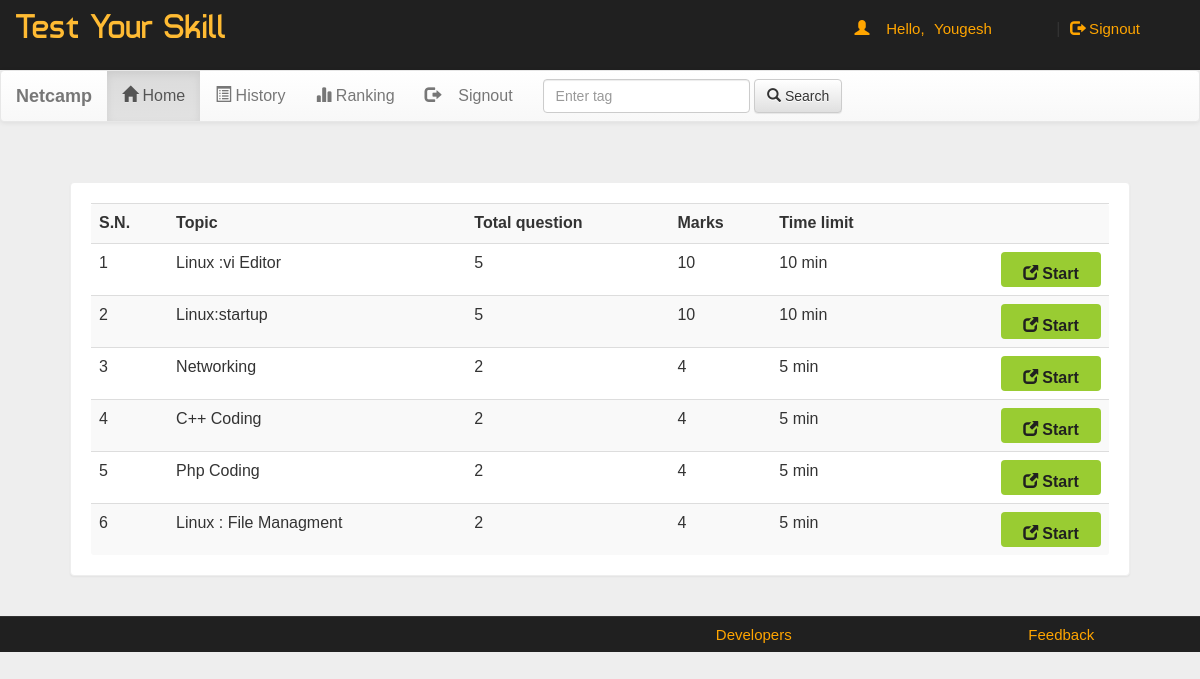
Screenshot of /account.php?q=1 (signed in) with the database file from the repository.
### tables this page shows
CREATE TABLE `quiz` (
  `eid` text NOT NULL,
  `title` varchar(100) NOT NULL,
  `sahi` int(11) NOT NULL,
  `wrong` int(11) NOT NULL,
  `total` int(11) NOT NULL,
  `time` bigint(20) NOT NULL,
  `intro` text NOT NULL,
  `tag` varchar(100) NOT NULL,
  `date` timestamp NOT NULL DEFAULT current_timestamp() ON UPDATE current_timestamp()
);

### account.php (the view, shortened to what this page needs)
<!DOCTYPE html PUBLIC "-//W3C//DTD XHTML 1.0 Transitional//EN" "http://www.w3.org/TR/xhtml1/DTD/xhtml1-transitional.dtd">
<html xmlns="http://www.w3.org/1999/xhtml">
<head>
<link  rel="stylesheet" href="css/bootstrap.min.css"/>
 <link  rel="stylesheet" href="css/bootstrap-theme.min.css"/>
 <link rel="stylesheet" href="css/main.css">
 <link  rel="stylesheet" href="css/font.css">
</head>
<body>
<div class="header">
<div class="row">
<div class="col-lg-6">
<span class="logo">Test Your Skill</span></div>
<div class="col-md-4 col-md-offset-2">
 <?php
 include_once 'dbConnection.php';
  if(!(isset($_SESSION['email']))){
header("location:index.php");
}
else
{
$name = $_SESSION['name'];
$email=$_SESSION['email'];
echo '<span class="pull-right top title1" ><span class="log1"><span class="glyphicon glyphicon-user" aria-hidden="true"></span>&nbsp;&nbsp;&nbsp;&nbsp;Hello,</span> <a href="account.php?q=1" class="log log1">'.$name.'</a>&nbsp;|&nbsp;<a href="logout.php?q=account.php" class="log"><span class="glyphicon glyphicon-log-out" aria-hidden="true"></span>&nbsp;Signout</button></a></span>';
}?>
</div>
</div></div>
<div class="bg">
<nav class="navbar navbar-default title1">
  <div class="container-fluid">
    <div class="navbar-header">
      <a class="navbar-brand" href="#"><b>Netcamp</b></a>
    </div>
    <div class="collapse navbar-collapse" id=" ">
      <ul class="nav navbar-nav">
        <li <?php if(@$_GET['q']==1) echo'class="active"'; ?> ><a href="account.php?q=1"><span class="glyphicon glyphicon-home" aria-hidden="true"></span>&nbsp;Home<span class="sr-only">(current)</span></a></li>
        <li <?php if(@$_GET['q']==2) echo'class="active"'; ?>><a href="account.php?q=2"><span class="glyphicon glyphicon-list-alt" aria-hidden="true"></span>&nbsp;History</a></li>
		<li <?php if(@$_GET['q']==3) echo'class="active"'; ?>><a href="account.php?q=3"><span class="glyphicon glyphicon-stats" aria-hidden="true"></span>&nbsp;Ranking</a></li>
		<li class="pull-right"> <a href="logout.php?q=account.php"><span class="glyphicon glyphicon-log-out" aria-hidden="true"></span>&nbsp;&nbsp;&nbsp;&nbsp;Signout</a></li>
		</ul>
            <form class="navbar-form navbar-left" role="search">
        <div class="form-group">
          <input type="text" class="form-control" placeholder="Enter tag ">
        </div>
        <button type="submit" class="btn btn-default"><span class="glyphicon glyphicon-search" aria-hidden="true"></span>&nbsp;Search</button>
      </form>
      </div>
  </div>
</nav>
<div class="container">
<div class="row">
<div class="col-md-12">
<?php if(@$_GET['q']==1) {
$result = mysqli_query($con,"SELECT * FROM quiz ORDER BY date DESC") or die('Error');
echo  '<div class="panel"><div class="table-responsive"><table class="table table-striped title1">
<tr><td><b>S.N.</b></td><td><b>Topic</b></td><td><b>Total question</b></td><td><b>Marks</b></td><td><b>Time limit</b></td><td></td></tr>';
$c=1;
while($row = mysqli_fetch_array($result)) {
	$title = $row['title'];
	$total = $row['total'];
	$sahi = $row['sahi'];
    $time = $row['time'];
	$eid = $row['eid'];
$q12=mysqli_query($con,"SELECT score FROM history WHERE eid='$eid' AND email='$email'" )or die('Error98');
$rowcount=mysqli_num_rows($q12);
if($rowcount == 0){
	echo '<tr><td>'.$c++.'</td><td>'.$title.'</td><td>'.$total.'</td><td>'.$sahi*$total.'</td><td>'.$time.'&nbsp;min</td>
	<td><b><a href="account.php?q=quiz&step=2&eid='.$eid.'&n=1&t='.$total.'" class="pull-right btn sub1" style="margin:0px;background:#99cc32"><span class="glyphicon glyphicon-new-window" aria-hidden="true"></span>&nbsp;<span class="title1"><b>Start</b></span></a></b></td></tr>';
}
}
echo '</table></div></div>';
}?>
</div></div></div></div>
<div class="row footer">
<div class="col-md-3 box">
</div>
<div class="col-md-3 box">
</div>
<div class="col-md-3 box">
<a href="#" data-toggle="modal" data-target="#developers">Developers</a>
</div>
<div class="col-md-3 box">
<a href="feedback.php" target="_blank">Feedback</a></div></div>
</body>
</html>

### css/main.css (style rules this page uses)
body { overflow-x:hidden; width:100%; font: 15px "Century Gothic", "Times Roman", sans-serif; background:#eee; min-height:550px; background-attachment:fixed; }
.bg { min-height:540px; }
.panel { border-color:#eee; margin:40px; padding:20px; font: 15px "Century Gothic", "Times Roman", sans-serif; }
.header { background:#202020; height:70px; }
.logo { font-family:'typo'; font-size:35px; color:#ffbb33; margin:15px; }
.title1 { font: 16px "Century Gothic", "Times Roman", sans-serif; }
.sub1 { width:90px; color:#202020; background:orange; font-size:15px; height:35px; margin:20px; padding:10px; width:100px; }
.footer { font-size:15px; text-align:center; border-top:1px solid; border-color:#323232; background-color:#202020; }
.footer a { margin:25px; color:orange; text-decoration:none; font: 15px "Century Gothic", "Times Roman", sans-serif; }
.box { padding:9px; }
.top { margin-top:20px; }
.log1 { font: 15px 'Ubuntu', sans-serif; color:orange; margin-left:10px; }
.log { margin:10px; margin-right:60px; margin-left:5px; color:orange; text-decoration:none; font-size:20px; font-size:15px; }

### rows the page displays
quiz: title "Linux :vi Editor", total "5", $sahi*$total "10", time "10"
quiz: title "Linux:startup", total "5", $sahi*$total "10", time "10"
quiz: title "Networking", total "2", $sahi*$total "4", time "5"
quiz: title "C++ Coding", total "2", $sahi*$total "4", time "5"
quiz: title "Php Coding", total "2", $sahi*$total "4", time "5"
quiz: title "Linux : File Managment", total "2", $sahi*$total "4", time "5"

### other values shown
$name "Yougesh"
